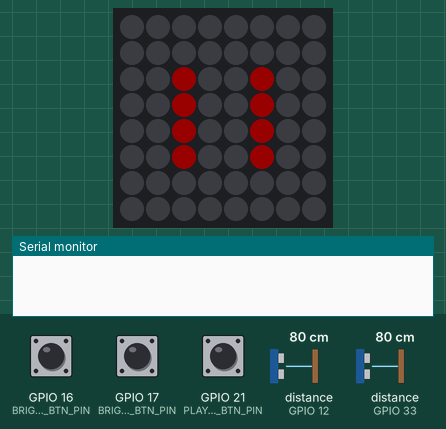
This program was run on a simulated ESP32. Shown: 8×8 RGB LED matrix (first LED top left, wired row by row), the last lines printed to the serial monitor. The inputs (shaded band) are chosen by the test bench; at power-on: GPIO 21 (PLAY_PAUSE_RESTART_BTN_PIN) HIGH, GPIO 17 (BRIGHTNESS_LOWER_BTN_PIN) HIGH, GPIO 16 (BRIGHTNESS_RAISE_BTN_PIN) HIGH, distance to the obstacle (sensors on GPIO 12, GPIO 33) 80 cm. The echo pulse lasts 58.3 µs per cm; dim RGB values are drawn brighter than linear.

Above: at 1.2 s.
1.3 s: GPIO 21 (PLAY_PAUSE_RESTART_BTN_PIN) pulled LOW for 0.15 s
At 2.1 s:
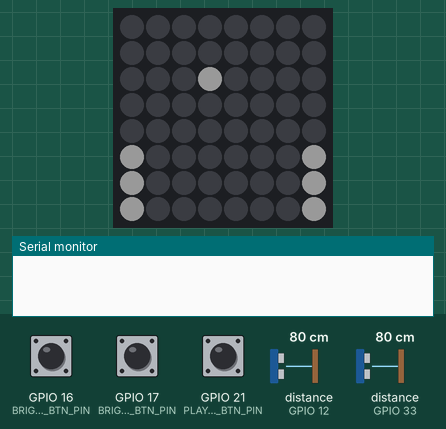
4.4 s: GPIO 21 (PLAY_PAUSE_RESTART_BTN_PIN) pulled LOW for 1 s
At 5.7 s:
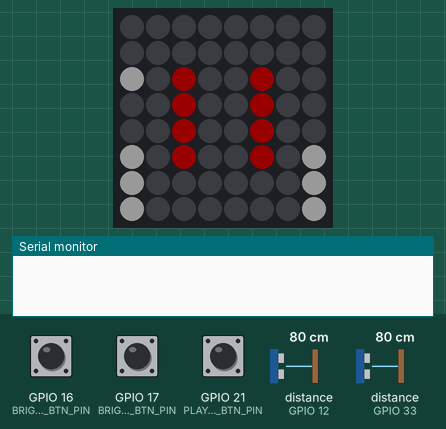
6.9 s: GPIO 21 (PLAY_PAUSE_RESTART_BTN_PIN) pulled LOW for 0.15 s
At 8.1 s:
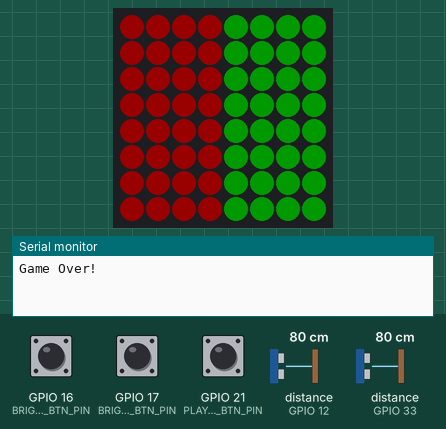
8.5 s: GPIO 17 (BRIGHTNESS_LOWER_BTN_PIN) pulled LOW for 0.15 s
Timing chart, 0 to 11.1 s (numbered marks = the images above; inputs shaded):
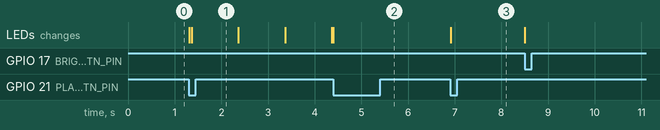

The program:

main.cpp
```cpp
#include <Arduino.h>
#include <Wire.h>
#include <SPI.h>
#include <Adafruit_I2CDevice.h>
#include <Adafruit_GFX.h>
#include <Adafruit_NeoMatrix.h>
#include <Adafruit_NeoPixel.h>
#include <Ball.h>
#include <Board.h>
#include <Paddle.h>
#include <PixelPong.h>
#include <ProjectThing.h>
#include <tuple>
/**
 *       DEFINITIONS & DECLARATIONS
 * ===============================
 */
// ====== DEFINITIONS
//_______ Ultrasonic Sensors
// Sensor 1
#define ECHO_PIN1 33
#define TRIGGER_PIN1 15
// Sensor 2
#define ECHO_PIN2 12
#define TRIGGER_PIN2 27
//_______ Buttons
#define PLAY_PAUSE_RESTART_BTN_PIN 21
#define BRIGHTNESS_LOWER_BTN_PIN 17
#define BRIGHTNESS_RAISE_BTN_PIN 16
//_______ LED Matrix
#define LED_MATRIX_PIN 13
#define NUM_PIXELS 64     // Total number of pixels in the entire matrix
#define MIN_BRIGHTNESS 10 // Seems to not come back on if it goes to 0
#define MAX_BRIGHTNESS 250
#define DEFAULT_BRIGHTNESS 25
#define BRIGHTNESS_STEP 15 // Works best when using this value to configure the others to avoid going out of range.
//_______ Game Speed Logic
#define INITIAL_STATE_UPDATE_DELAY 1000        // ms delay between each game state update, mainly governs ball speed
#define MIN_STATE_UPDATE_DELAY 100             // The mimimum allowed ms delay, should not be less than the render delay.
#define STATE_UPDATE_DELAY_REDUCTION_FACTOR 50 // How much the delay is reduced by per ball to paddle collision.
#define RENDER_DELAY 50                        // ms delay between rerendering the scene
//_______ Game Variables
// Board size only seems to work if the dimensions are equal to the number of x and y pixels on the new matrix
#define GAME_BOARD_X 8                  // Size of the game board x dimension in pixels
#define GAME_BOARD_Y 8                  // Size of the game board y dimension in pixels
#define GAME_PADDLE_SIZE 3              // Size of the paddles in pixels
#define GAME_PADDLE_ANCHOR 1            // The pixel that is used to specify anchor positon @see Paddle::Paddle
#define GAME_PADDLE_HIT_REGIONS 1, 1, 1 // The HitRegions for the paddles @see Paddle::HitRegions
//_______ Game Starting States
#define INITIAL_BALL_POSITION 4, 2
#define INITIAL_BALL_VELOCITY -1, 0
#define INITIAL_PADDLE_POSITION1 0, 3
#define INITIAL_PADDLE_POSITION2 7, 3
//_______ Game Controls
#define CONTROL_HEIGHT_LOWER 5     // cm for which any lower value will be classed as the lower state.
#define CONTROL_HEIGHT_INCREMENT 5 // cm value indicated the size of the region corresponding to each paddle position.                            \
                                   // i.e if Ultrasonic sensor height < CONTROL_HEIGHT_LOWER paddle will be in the first state                    \
                                   //     if CONTROL_HEIGHT_LOWER <= Ultrasonic sensor height < CONTROL_HEIGHT_LOWER + n*CONTROL_HEIGHT_INCREMENT \
                                   //     paddle will be in state n.

// ====== DECLARATIONS

//_______ Game Elements
// The pixel matrix
Adafruit_NeoMatrix pixelMatrix(GAME_BOARD_X, GAME_BOARD_Y, LED_MATRIX_PIN,
                               NEO_MATRIX_BOTTOM + NEO_MATRIX_RIGHT + NEO_MATRIX_COLUMNS + NEO_MATRIX_ZIGZAG,
                               NEO_GRB + NEO_KHZ800);
// Ball
Ball ball({INITIAL_BALL_POSITION}, {INITIAL_BALL_VELOCITY});
// Paddles
Paddle paddle1(GAME_PADDLE_SIZE,
               GAME_PADDLE_ANCHOR,
               {INITIAL_PADDLE_POSITION1},
               {GAME_PADDLE_HIT_REGIONS});
Paddle paddle2(GAME_PADDLE_SIZE,
               GAME_PADDLE_ANCHOR,
               {INITIAL_PADDLE_POSITION2},
               {GAME_PADDLE_HIT_REGIONS});
// Board
Board board(GAME_BOARD_X, GAME_BOARD_Y, ball, paddle1, paddle2);
// Game Manager
PixelPong pong(pixelMatrix, board, ball, paddle1, paddle2);
//_______ Flags
// These all signal pending requests from the tasks or interrupt
//that are too be acted on in the main loop
volatile bool render = false;
volatile bool updateState = false;
volatile bool gameOver = false;
volatile bool paused = true;
volatile bool showPausedVisual = true;
volatile bool brightnessChanged = false;
volatile bool restart = false;
//_______ Tasks & Interrupts
// - Tasks
static TimerHandle_t gameEngine = NULL; // Handles updating game state, ball position, collistions etc
void updateBoardState(TimerHandle_t xTimer);
static TimerHandle_t renderEngine = NULL; // Handles visual rendering and player controls indirectly
void renderScene(TimerHandle_t xTimer);
// - Interrupts
void IRAM_ATTR playPauseRestart();
void IRAM_ATTR raiseBrightness();
void IRAM_ATTR lowerBrightness();
//_______ Functions
void controlPaddlePosition(Paddle &paddle, int triggerPin, int echoPin, std::vector<int> validPositions);
void renderPausedVisual(int x1, int x2, int yMin, int yMax);
void renderWinVisual(Velocity finalBallVelocity);
void resetGame();
std::vector<int> getValidPaddlePositions(Board &board, Paddle &paddle);
// ______ Variables
int ballDelay = INITIAL_STATE_UPDATE_DELAY;
volatile int ledBrightness = DEFAULT_BRIGHTNESS;
std::vector<int> validPaddlePositions;

/**
 *                            SETUP
 * ===============================
 */
void setup()
{
  Serial.begin(115200);

  // BUTTONS
  // Play/ Pause/ Restart Button
  pinMode(PLAY_PAUSE_RESTART_BTN_PIN, INPUT_PULLUP);
  attachInterrupt(PLAY_PAUSE_RESTART_BTN_PIN, playPauseRestart, FALLING);
  // Brightness down
  pinMode(BRIGHTNESS_LOWER_BTN_PIN, INPUT_PULLUP);
  attachInterrupt(BRIGHTNESS_LOWER_BTN_PIN, lowerBrightness, FALLING);
  // Brightness up
  pinMode(BRIGHTNESS_RAISE_BTN_PIN, INPUT_PULLUP);
  attachInterrupt(BRIGHTNESS_RAISE_BTN_PIN, raiseBrightness, FALLING);
  // ULTRASONIC SENSORS (Controllers)
  pinMode(ECHO_PIN1, INPUT);
  pinMode(TRIGGER_PIN1, OUTPUT);
  pinMode(ECHO_PIN2, INPUT);
  pinMode(TRIGGER_PIN2, OUTPUT);
  // LED MATRIX (Display)
  pixelMatrix.begin();
  pixelMatrix.setBrightness(DEFAULT_BRIGHTNESS);
  pixelMatrix.show();
  // Get valid paddle positionl (can use either as paddles are intended to be the same)
  validPaddlePositions = getValidPaddlePositions(board, paddle1);

  // Create and start Task Timers
  renderEngine = xTimerCreate(
      "renderingEngine",
      RENDER_DELAY / portTICK_PERIOD_MS,
      pdTRUE,
      (void *)0,
      renderScene);
  gameEngine = xTimerCreate(
      "gameEngine",
      INITIAL_STATE_UPDATE_DELAY / portTICK_PERIOD_MS,
      pdTRUE,
      (void *)1,
      updateBoardState);
  xTimerStart(renderEngine, portMAX_DELAY);
  xTimerStart(gameEngine, portMAX_DELAY);
}

/**
 *                            LOOP
 * ===============================
 */
void loop()
{
  if (restart)
  {
    restart = false;
    resetGame();
  }
  // Adjust the brightness if there is a pending change.
  if (brightnessChanged)
  {
    brightnessChanged = false;
    pixelMatrix.setBrightness(ledBrightness);
    pixelMatrix.show();
  }
  // Render the paused visual if necessary
  if (showPausedVisual)
  {
    renderPausedVisual(2, 5, 2, 5);
    showPausedVisual = false;
  }

  // Check whether the game is in a paused state (i.e. no updates)
  if (!paused && !gameOver)
  {
    // Re-render the scene if there is a pending change.
    if (render)
    {
      render = false;
      controlPaddlePosition(paddle1, TRIGGER_PIN1, ECHO_PIN1, validPaddlePositions);
      controlPaddlePosition(paddle2, TRIGGER_PIN2, ECHO_PIN2, validPaddlePositions);
      pong.render(std::make_tuple(BALL_COLOUR_RGB), std::make_tuple(PADDLE1_COLOUR_RBG), std::make_tuple(PADDLE2_COLOUR_RGB));
    }

    // Update game states if there is a pending change.
    if (updateState)
    {
      updateState = false;
      bool ballInWinState = pong.handle();
      if (ballInWinState)
      {
        gameOver = true;
        Serial.println("Game Over!");
        renderWinVisual(ball.getVelocity());
      }
      // Alter the speed of the ball based on number of paddle collisions.
      if (ballDelay > MIN_STATE_UPDATE_DELAY)
      {
        int numCollisions = pong.getPaddleCollisionCount();
        ballDelay = (INITIAL_STATE_UPDATE_DELAY - (STATE_UPDATE_DELAY_REDUCTION_FACTOR * numCollisions));
        if (ballDelay < MIN_STATE_UPDATE_DELAY)
        {
          ballDelay = MIN_STATE_UPDATE_DELAY;
        }
        xTimerChangePeriod(gameEngine, ballDelay / portTICK_PERIOD_MS, portMAX_DELAY);
      }
    }
  }
}

/**
 *                           OTHER
 * ===============================
 */

//======= GAME MANAGEMENT
/**
 * @brief Handles user control of paddles.
 *    Reads the position of the ultrasonic sensor controller
 *    and updates the paddel accordingly.
 *
 * @param paddle The paddle to be updated.
 * @param triggerPin The trigger pin number for the ultrasonic sensor controller
 *    corresponding to the given paddle.
 * @param echoPin The echo pin number for the ultrasonic sensor controller
 *    correspinding to the given paddle.
 */
void controlPaddlePosition(Paddle &paddle, int triggerPin, int echoPin, std::vector<int> validPositions)
{
  // Read distance from the Ultrasonic Sensor
  digitalWrite(triggerPin, LOW);
  delayMicroseconds(2);
  digitalWrite(triggerPin, HIGH);
  delayMicroseconds(10);
  digitalWrite(triggerPin, LOW);
  long duration = pulseIn(echoPin, HIGH);
  int distance = duration * 0.034 / 2;
  // Update paddle position accoringly
  int paddleXPosition = paddle.getPosition().x;
  if (distance < CONTROL_HEIGHT_LOWER)
  {
    paddle.setPosition({paddleXPosition, validPositions[0]});
  }
  else if (distance >= CONTROL_HEIGHT_LOWER * validPositions.size())
  {
    paddle.setPosition({paddleXPosition, validPositions[validPositions.size() - 1]});
  }
  else
  {
    int rounded = ((distance + CONTROL_HEIGHT_INCREMENT - 1) / CONTROL_HEIGHT_INCREMENT) * CONTROL_HEIGHT_INCREMENT;
    int positionIndex = (rounded / CONTROL_HEIGHT_INCREMENT) - 1;
    paddle.setPosition({paddleXPosition, validPositions[positionIndex]});
  }
}

/**
 * @brief Rest the game to the starting state.
 */
void resetGame()
{
  pixelMatrix.clear();
  pixelMatrix.show();
  ballDelay = INITIAL_STATE_UPDATE_DELAY;
  ball.setPosition({INITIAL_BALL_POSITION});
  ball.setVelocity({INITIAL_BALL_VELOCITY});
  paddle1.setPosition({INITIAL_PADDLE_POSITION1});
  paddle2.setPosition({INITIAL_PADDLE_POSITION2});
  pong.setCollisionCount(0);
  render = false;
  updateState = false;
  gameOver = false;
  paused = true;
  showPausedVisual = true;
  brightnessChanged = false;
}

// ===== VISUALS
/**
 * @brief Renders two lines (the paused symbol) to
 *    indicate the game is paused.
 *
 * @param x1 The X-coordinate of the first line.
 * @param x2 The X-coordinate of the second line.
 * @param yMin The minimum Y-coordinate of the line.
 * @param yMax The maximum Y-coordinate of the line.
 */
void renderPausedVisual(int x1, int x2, int yMin, int yMax)
{
  for (int i = yMin; i <= yMax; i++)
  {
    pixelMatrix.drawPixel(x1, i, pixelMatrix.Color(PAUSE_COLOUR_RGB));
    pixelMatrix.drawPixel(x2, i, pixelMatrix.Color(PAUSE_COLOUR_RGB));
  }
  pixelMatrix.show();
}

/**
 * @brief Renders a win visual indicating which player won.
 *
 * @param finalBallVelocity The final ball velocity before entering the win state.
 *    Use to determin which side won.
 */
void renderWinVisual(Velocity finalBallVelocity)
{
  // Left side won
  if (finalBallVelocity.x == -1)
  {
    pixelMatrix.writeFillRect(0, 0, GAME_BOARD_X / 2, GAME_BOARD_Y, pixelMatrix.Color(255, 0, 0));
    pixelMatrix.writeFillRect(GAME_BOARD_X / 2, 0, GAME_BOARD_X / 2, GAME_BOARD_Y, pixelMatrix.Color(0, 255, 0));
  }
  // right side won
  if (finalBallVelocity.x == 1)
  {
    pixelMatrix.writeFillRect(0, 0, GAME_BOARD_X / 2, GAME_BOARD_Y, pixelMatrix.Color(0, 255, 0));
    pixelMatrix.writeFillRect(GAME_BOARD_X / 2, 0, GAME_BOARD_X / 2, GAME_BOARD_Y, pixelMatrix.Color(255, 0, 0));
  }
  pixelMatrix.show();
}

// ====== TASKS
/**
 * @brief Task for flagging board state updates.
 */
void updateBoardState(TimerHandle_t xTimer)
{
  updateState = true;
}

/**
 * @brief Task for flagging rendering updates.
 */
void renderScene(TimerHandle_t xTimer)
{
  render = true;
}

// ======= INTERRUPS
/**
 * @brief Interrupt handler for playing, pausing & restarting the game.
 */
void IRAM_ATTR playPauseRestart()
{
  // Debouncing
  static uint32_t playPauseRestartLastMillis = 0;
  if (millis() - playPauseRestartLastMillis > 500)
  {
    playPauseRestartLastMillis = millis();
    if (gameOver)
    {
      restart = true;
    }
    else
    {
      paused = !paused;
      showPausedVisual = !showPausedVisual;
    }
  }
}

/**
 * @brief Interrupt handler for lowering LED brightness.
 */
void IRAM_ATTR lowerBrightness()
{
  // Debouncing
  static uint32_t lowerBrightnessLastMillis = 0;
  if (millis() - lowerBrightnessLastMillis > 250)
  {
    lowerBrightnessLastMillis = millis();
    if (ledBrightness > MIN_BRIGHTNESS)
    {
      ledBrightness -= BRIGHTNESS_STEP;
      brightnessChanged = true;
    }
  }
  Serial.println(ledBrightness);
}

/**
 * @brief Interrupt handler for rasing LED brightness.
 */
void IRAM_ATTR raiseBrightness()
{
  // Debouncing
  static uint32_t raiseBrightnessLastMillis = 0;
  if (millis() - raiseBrightnessLastMillis > 250)
  {
    raiseBrightnessLastMillis = millis();
    if (ledBrightness < MAX_BRIGHTNESS)
    {
      ledBrightness += BRIGHTNESS_STEP;
      brightnessChanged = true;
    }
  }
}

/**
 * @brief Calculate the valid Y coordinate for paddles based on their size,
 *    anchor point and the board size.
 *
 * @param board The game board.
 * @param paddle A paddle used in the game (assumes both game paddles are the same)
 *
 * @return A vector of the valid Y coordinates.
 */
std::vector<int> getValidPaddlePositions(Board &board, Paddle &paddle)
{
  int maxY = (board.getYDim() - 1) - (paddle.getSize() - 1 - paddle.getAnchorIndex());
  int minY = paddle.getAnchorIndex();
  int yRange = (maxY - minY) + 1;

  std::vector<int> validePositions(yRange);
  std::generate(validePositions.begin(), validePositions.end(), [n = minY]() mutable { return n++; });

  return validePositions;
}
```

ProjectThing.h
```cpp
// Visuals
#define PAUSE_COLOUR_RGB 255, 0, 0
#define PADDLE1_COLOUR_RBG 255, 255, 255
#define PADDLE2_COLOUR_RGB 255, 255, 255
#define BALL_COLOUR_RGB 255, 255, 255
```

Measured:
- after the input at 1.3 s, the LEDs: first change at once (image 1 shows a later state)
- after the input at 4.4 s, the LEDs: change at once (image 2)
- after the input at 6.9 s, the LEDs: change at once (image 3)
